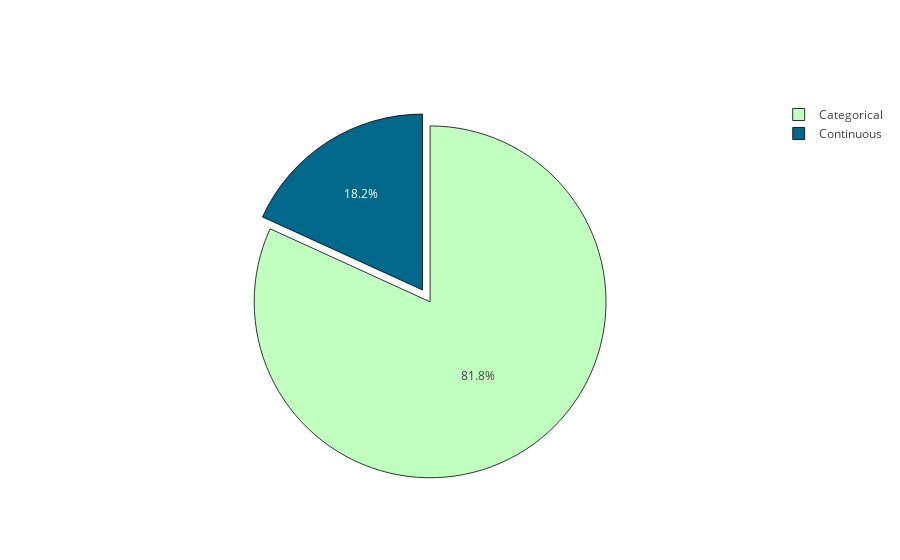

Notebook source saved alongside this figure:
### Code cell
print(f'\033[94mTotal number of features in training dataset: {len(train_data.columns)}')
print(f'\033[94mTotal number of features in testing dataset: {len(test_data.columns)}')
print(f'\033[94mNumber of categorical features: {len(categorical_features)}')
print(f'\033[94mNumber of continuous features: {len(continuous_features)}')

labels=['Categorical', 'Continuous']
values= [len(categorical_features), len(continuous_features)]
colors = ['#C1FFC1', '#00688B']
pyo.init_notebook_mode()
fig1 = go.Figure(data=[go.Pie(labels=labels, values=values, pull=[0.08, 0], marker=dict(colors=colors, 
                line=dict(color='#000000', 
                          width=0.8)))])
fig1.show()

### Figure 1 — Plotly figure (JSON) as saved in the notebook; plotly's stock layout.template omitted (floating-point values rounded to 4 significant figures)
{"data": [{"labels": ["Categorical", "Continuous"], "marker": {"colors": ["#C1FFC1", "#00688B"], "line": {"color": "#000000", "width": 0.8}}, "pull": [0.08, 0], "type": "pie", "uid": "517715ee-91d1-4f11-9869-017c2175a7d1", "values": [9, 2]}], "layout": {}}
